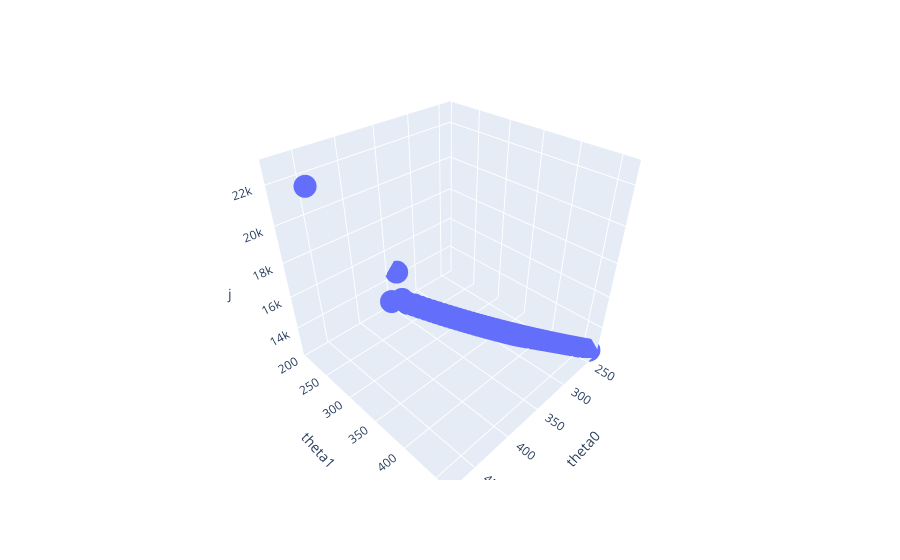

The notebook cell this image was saved under:
### Markdown cell above
<p dir=rtl style="direction: rtl;text-align: justify;line-height:200%;font-family:vazir;font-size:medium">
<font face="vazir" size=3>
رسم نمودار سهبعدی مقدار تابع هزینه بر حسب مقادیر مختلف ضرایب رگرسیون حول نقطه کمینه بهدستآمده طی اجرای الگوریتم به درک بهتر آن کمک شایانی میکند. بدین منظور دو گزینه پیش روی شما قرار میگیرد. انتخاب اول شما این است که در صفحه با محورهای theta_0، theta_1  فضا را حول ضرایب رگرسیون نهایی مشبک کنید و مقدار J را در تمام این نقاط محاسبه کنید. حال در تصویر سهبعدی شما بردار اول theta_0، بردار دوم theta_1 و بردار سوم J خواهد بود و مقادیر تابع هزینه حول نقطهی کمینه در تصویر سهبعدی قابل مشاهده خواهد بود. گزینه دومی که پیشروی شما قرار میگیرد دارای نمره امتیازی است. در این حالت به جای تصویر سهبعدی ثابت توضیح داده شده از شما میخواهیم تصویر تعاملی رسم کنید که قابلیت بزرگنمایی و چرخش داشته باشد و سپس مسیر تغییرات ضرایب رگرسیون از مقدار اولیه داده شده تا رسیدن به نقطه بهینه در الگوریتم گرادیان کاهشی که پیاده کردهاید را بر روی تصویر سهبعدی رسم کنید. پیشنهاد میشود از ماژول <code>graph_objects</code> پکیج <code>plotly</code> استفاده کنید. در هر دو حالت نحوه تعریف کردن <code>grid</code> بر روی مقادیر ضرایب رگرسیون و حدود تصویر باید به نحوی باشد که خروجی واضح و قابل تفسیر باشد.
</font>
</p>

### Code cell
import plotly.graph_objects as go
import plotly.express as px
pll = pd.DataFrame({'theta0' : np.array(theta_hist).T[0][0], 'theta1' : np.array(theta_hist).T[0][1] ,
                    'j' :j_hist})
px.scatter_3d(pll , x='theta0' , y='theta1' , z='j')

### Figure 1 — Plotly figure (JSON) as saved in the notebook; plotly's stock layout.template omitted (floating-point values rounded to 4 significant figures; data arrays with more than 128 entries replaced by an {"elided": "..."} marker saying what was removed)
{"data": [{"hovertemplate": "theta0=%{x}<br>theta1=%{y}<br>j=%{z}<extra></extra>", "legendgroup": "", "marker": {"color": "#636efa", "symbol": "circle"}, "mode": "markers", "name": "", "scene": "scene", "showlegend": false, "type": "scatter3d", "x": {"elided": "1000 float values"}, "y": {"elided": "1000 float values"}, "z": {"elided": "1000 float values"}}], "layout": {"legend": {"tracegroupgap": 0}, "margin": {"t": 60}, "scene": {"domain": {"x": [0, 1], "y": [0, 1]}, "xaxis": {"title": {"text": "theta0"}}, "yaxis": {"title": {"text": "theta1"}}, "zaxis": {"title": {"text": "j"}}}}}
